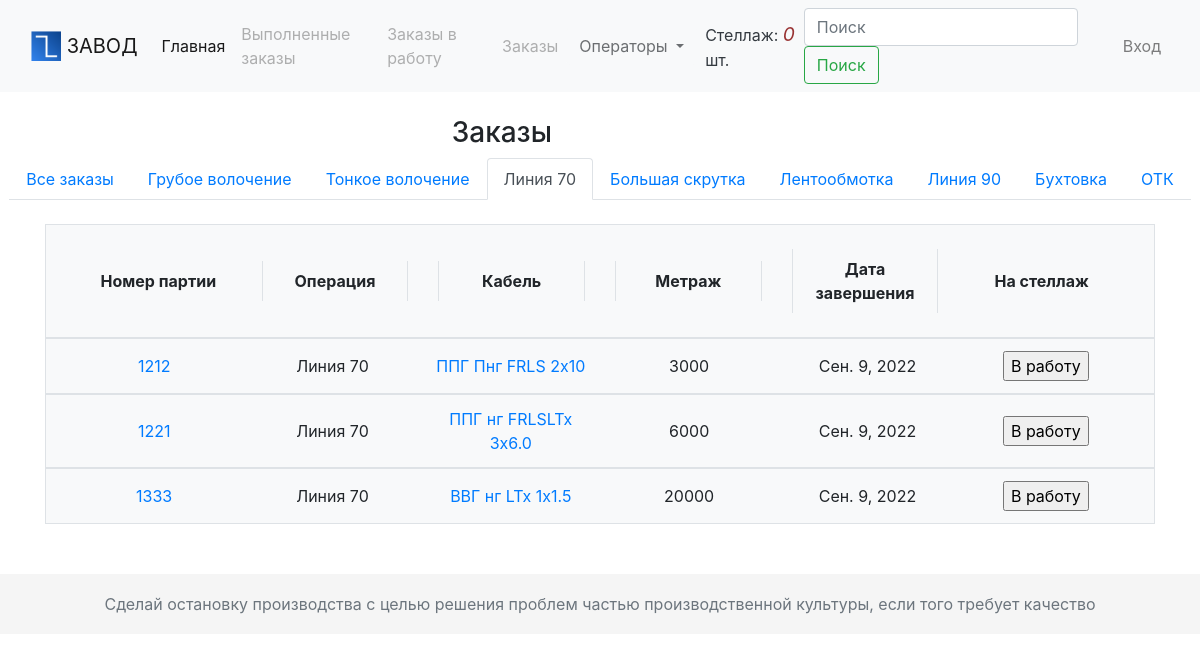
Screenshot of /orders/liniya-70/ with the database file from the repository.
### orders/models.py (models this page shows, shortened)
class Operation(models.Model):
    name = models.CharField(max_length=50, db_index=True)
    slug = models.SlugField(max_length=50, db_index=True)
    def __str__(self):
        return self.name
    class Meta:
        verbose_name = "Тех операция"
        verbose_name_plural = "Тех операции"
    def get_absolute_url(self):
        return reverse("orders:order_list_by_category", args=[self.slug])

class Order(models.Model):
    PLASTIC_CHOICE = [
        ("ВВГ", "ВВГ"),
        ("ППГ", "ППГ"),
    ]
    DESIGN_CHOICE = [
        ("нг", "нг"),
        ("Пнг", "Пнг"),
    ]
    PURPOSE_CHOICE = [
        ("LS", "LS"),
        ("LTx", "LTx"),
        ("FRLS", "FRLS"),
        ("FRLSLTx", "FRLSLTx"),
    ]
    CORES_CHOICE = [
        (1, 1),
        (2, 2),
        (3, 3),
        (4, 4),
        (5, 5),
    ]
    CROSSSECTION_CHOICE = [
        ("0.5", "0.5"),
        ("0.75", "0.75"),
        ("1.0", "1.0"),
        ("1.5", "1.5"),
        ("2.5", "2.5"),
        ("4.0", "4.0"),
        ("6.0", "6.0"),
        ("10", "10"),
    ]
    batch_number = models.IntegerField(
        verbose_name="Номер партии", unique=True, db_index=True
    )
    slug = models.SlugField(max_length=10, db_index=True)
    operation = models.ForeignKey(
        Operation,
        related_name="order_operation",
        on_delete=models.CASCADE,
        default="Грубое волочение",
        verbose_name="Операция",
        db_index=True,
    )
    plastic = models.CharField(
        max_length=3, verbose_name="Пластик", choices=PLASTIC_CHOICE, default="ВВГ"
    )
    design = models.CharField(
        max_length=3, verbose_name="Исполнение", choices=DESIGN_CHOICE, default="нг"
    )
    purpose = models.CharField(
        max_length=7, verbose_name="Назначение", choices=PURPOSE_CHOICE, default="LS"
    )
    cores = models.IntegerField(verbose_name="Количество жил", choices=CORES_CHOICE)
    crosssection = models.CharField(
        max_length=3, verbose_name="Поперечное сечение", choices=CROSSSECTION_CHOICE
    )
    footage = models.IntegerField(verbose_name="Метраж", default=15000)
    created = models.DateField(verbose_name="Дата добавления", auto_now_add=True)
    completion = models.DateField(verbose_name="Дата завершения")
    updated = models.DateField(verbose_name="Дата обновления", auto_now=True)
    finished = models.BooleanField(verbose_name="Готов", default=False, db_index=True)
    discard = models.BooleanField(verbose_name="Брак", default=False, db_index=True)
    in_production = models.BooleanField(
        default=False, db_index=True, verbose_name="В производстве"
    )
    class Meta:
        ordering = (
            "operation",
            "batch_number",
        )
        index_together = (("batch_number", "slug"),)
        verbose_name = "Заказ"
        verbose_name_plural = "Заказы"
    def get_absolute_url(self):
        return reverse("orders:order_detail", args=[self.id, self.slug])

### orders/views.py (the view)
# urls.py: path("", views.OrderListView.as_view(), name="order_list"),
class OrderListView(View):
    def get(self, request, operation_slug=None):
        operation = None
        operations = Operation.objects.all()
        orders = Order.objects.filter(
            finished=False, discard=False, in_production=False
        )
        shelf_order_form = ShelfAddOrderForm()
        if operation_slug:
            operation = get_object_or_404(Operation, slug=operation_slug)
            orders = orders.filter(operation=operation)
        return render(
            request,
            "orders/orders_list.html",
            {
                "operation": operation,
                "operations": operations,
                "orders": orders,
                "shelf_order_form": shelf_order_form,
            },
        )

### shelf/forms.py
class ShelfAddOrderForm(forms.Form):
    ORDER_TIME_CHOICES = [(i, str(i)) for i in range(15, 195, 15)]
    time = forms.TypedChoiceField(choices=ORDER_TIME_CHOICES, coerce=int)
    update = forms.BooleanField(required=False, initial=False, widget=forms.HiddenInput)

### shelf/context_processors.py (called while the page is built)
def shelf(request):
    return {"shelf": Shelf(request)}

### shelf/shelf.py (called while the page is built)
    def __len__(self):
        return len(self.shelf)

    def get_id(self):
        return [int(item) for item in self.shelf.keys()]

### orders/templates/orders/orders_list.html (shortened to what this page needs)
{% extends 'manufactur/base.html' %}
{% block content %}
    <br>
    <h3>Заказы</h3>
  <ul class=" nav nav-tabs navbar-expand-lg">
     <li class="nav-item justify-content-center">
        <a {% if not operation %}class="nav-link active lh-sm" {% else %} class="nav-link"{% endif %} href="{% url 'orders:order_list' %}">Все заказы</a>
     </li>
      {% for o in operations %}
          <li class="nav-item">
              <a {% if operation.slug == o.slug %} class="nav-link active" {% else %} class="nav-link"{% endif %} href="{{ o.get_absolute_url }}">{{ o.name }}</a>
          </li>
      {% endfor %}
  </ul><br>
<div class="container">
    <div class="row g-2 " >
        <div class="col">
            <div class="p-4 border bg-light">
                <div class="container overflow-hidden text-center font-weight-bold">
                  <div class="row g-0">
                     <div class="col border-right-0">
                     <div class="w-100 p-2 border-right-0">Номер партии</div>
                    </div>
                      <div class="col">
                      <div class="w-100 p-2 border-right border-left  bg-light">Операция</div>
                    </div>
                      <div class="col">
                      <div class="w-100 p-2 border-right border-left bg-light">Кабель</div>
                    </div>
                      <div class="col">
                      <div class="w-100 p-2 border-right border-left bg-light">Метраж</div>
                    </div>
                      <div class="col">
                      <div class="w-100 p-2 border-right border-left bg-light">Дата завершения</div>
                    </div>
                      <div class="col">
                      <div class="w-100 p-2 border-left-0 bg-light">На стеллаж</div>
                    </div>
                  </div>
            </div>
        </div>
    </div>
</div>
</div>
{% for order in orders %}
{% with order_id=order.id  shelf_get_id=shelf.get_id %}
<div class="container">
    <div class="row  g-2 " >
        <div class="col">
            <div class="p-1 border bg-light">
                <div data_id="{{ order_id }}"{% if order_id in shelf_get_id %} class="container-fluid overflow-hidden text-center text-success" {% else %} class="container-fluid overflow-hidden text-center" {% endif %}>
                  <div class="row no-gutters g-0">
                    <div class="col">
                     <div class="p-2 bg-light"><a target="_blank" href="{{ order.get_absolute_url }}"
                          onclick="window.open(this.href,this.target,'width=500,height=600,scrollbars=1');return false;">{{ order.batch_number }}</a></div>
                    </div>
                    <div class="col">
                      <div class="p-2 bg-light">{{ order.operation }}</div>
                    </div>
                    <div class="col">
                     <div class="p-2 bg-light"><a target="_blank" href="{% url 'orders:order_log' order_id %}"
                         onclick="window.open(this.href,this.target,'width=1200,height=600,scrollbars=1');return false;">
                         {{ order.plastic }} {{ order.design }} {{ order.purpose }} {{ order.cores }}x{{ order.crosssection }}</a></div>
                    </div>
                    <div class="col">
                     <div class="p-2 bg-light">{{ order.footage }}</div>
                    </div>
                    <div class="col">
                     <div class="p-2  bg-light">{{ order.completion }}</div>
                    </div>
                    <div class="col-inline col">
                     <div class="p-2  bg-light">
                         <input class="shelf"
                          		type="button"
								data_id="{{ order_id }}"
						   		data-id="{{ order_id }}"
								data-action="{% if order_id in shelf_get_id %}un{% endif %}add"
								value="{% if order_id in shelf_get_id %}Удалить{% else %}В работу{% endif %}">
                     </div>
                    </div>
                  </div>
                </div>
            </div>
        </div>
    </div>
</div>
{% endwith %}
{% endfor %}
{% endblock %}

### static/css/style.css (style rules this page uses)
html { font-size: 1rem; position: relative; min-height: 100%; }
@media (min-width: 320px) { html { font-size: 0.6rem } }
@media (min-width: 480px) { html { font-size: 0.8rem } }
@media (min-width: 768px) { html { font-size: 0.9rem } }
@media (min-width: 992px) { html { font-size: 0.95rem } }
@media (min-width: 1200px) { html { font-size: 1rem } }
body { font-family:helvetica, sans-serif; }
* { box-sizing: border-box; margin: auto; }
h1, h2, h3, h4 , h5, h6 { width: 80%; margin-left: 20px; margin-right: 20px; text-align: center; }

### rows the page displays
Operation: name "Грубое волочение"
Operation: name "Тонкое волочение"
Operation: name "Линия 70"
Operation: name "Большая скрутка"
Operation: name "Лентообмотка"
Operation: name "Линия 90"
Operation: name "Бухтовка"
Operation: name "ОТК"
Order: batch_number "1212", operation "Линия 70", plastic "ППГ", design "Пнг", purpose "FRLS", cores "2", crosssection "10", footage "3000", completion "Сен. 9, 2022"
Order: batch_number "1221", operation "Линия 70", plastic "ППГ", design "нг", purpose "FRLSLTx", cores "3", crosssection "6.0", footage "6000", completion "Сен. 9, 2022"
Order: batch_number "1333", operation "Линия 70", plastic "ВВГ", design "нг", purpose "LTx", cores "1", crosssection "1.5", footage "20000", completion "Сен. 9, 2022"

### other values shown
{{ shelf|length }} "0"
